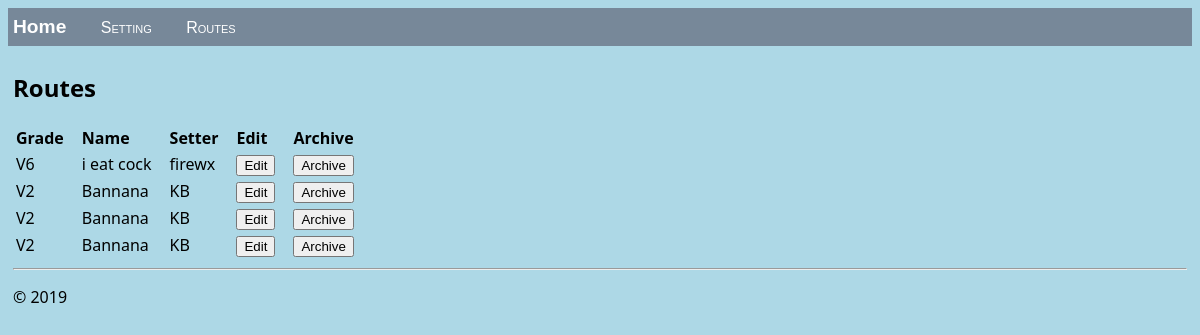
Page /view_routes/ on the earlier database version.
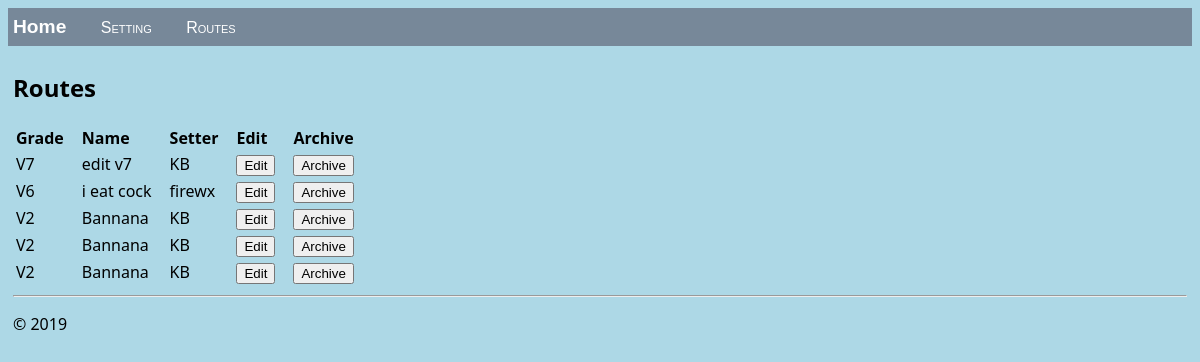
Same page on the later database version.
### routesetting/models.py (models this page shows, shortened)
class Route(models.Model):
    grade    = models.SmallIntegerField()
    location = models.PositiveSmallIntegerField()
    class Colors(models.TextChoices):
        RED =         "R", "Red"
        ORANGE =      "O", "Orange"
        YELLOW =      "Y", "Yellow"
        LIGHT_GREEN = "LG", "Light green"
        DARK_GREEN =  "DG", "Dark green"
        BLUE =        "Bu", "Blue"
        PURPLE =      "Pu", "Purple"
        BLACK =       "Bk", "Black"
        PINK =        "Pi", "Pink"
        WHITE =       "W", "White"
    color = models.CharField(
        max_length = 2,
        choices = Colors.choices,
        default = Colors.RED
    )
    name = models.CharField(max_length=100)
    class Setters(models.TextChoices):
        KB = "K", "KB"
        APE = "A", "APE"
        OK = "O", "OK"
        TOPS = "T", "TOPS"
        FIREWX = "F", "firewx"
    setter = models.CharField(
        max_length=2,
        choices = Setters.choices,
        default = Setters.KB,
    )
    date_set = models.DateField()
    date_logged = models.DateTimeField()
    archived = models.BooleanField()
    archived_date = models.DateTimeField(null=True)

### routesetting/views.py (the view)
class RouteListView(ListView):
    model = Route
    def get_context_data(self, **kwargs: Any) -> dict[str, Any]:
        return super().get_context_data(**kwargs)

### routesetting/templates/routesetting/view_routes.html (shortened to what this page needs)
{% extends "routesetting/layout.html" %}
{% block content %}
    <h2>Routes</h2>
    {% if route_list %}
        <table class="route_list">
            <thead>
            <tr>
                <th>Grade</th>
                <th>Name</th>
                <th>Setter</th>
                <th>Edit</th>
                <th>Archive</th>
            </tr>
            </thead>
            <tbody>
            {% for route in route_list %}
                <tr>
                    <td> V{{ route.grade }}</td>
                    <td>
                        {{ route.name }}
                    </td>
                    <td>
                        {{ route.get_setter_display }}
                    </td>
                    <td> <button id = "e{{route.id}}" onclick="edit_route(this.id)">Edit</button> </td>
                    <td> <button id = "a{{route.id}}" onclick="archive_route(this.id)">Archive</button> </td>
                </tr>
            {% endfor %}
            </tbody>
        </table>
    {% else %}
        <p>No messages have been logged. Use the <a href="{% url 'log' %}">Log Message form</a>.</p>
    {% endif %}
{% endblock %}

### routesetting/templates/routesetting/layout.html (shortened to what this page needs)
<!DOCTYPE html>
<html>
<head>
    {% load static %}
    <link rel="stylesheet" type="text/css" href="{% static 'routesetting/site.css' %}"/>
</head>
<body>
<div class="navbar">
    <a href="{% url 'home' %}" class="navbar-brand">Home</a>
    <a href="{% url 'new_route' %}" class="navbar-item">Setting</a>
    <a href="{% url 'view_routes' %}" class="navbar-item">Routes</a>
</div>
<div class="body-content">
    {% block content %}
    {% endblock %}
    <hr/>
    <footer>
        <p>&copy; 2019</p>
    </footer>
</div>
</body>
</html>

### routesetting/static/routesetting/site.css (style rules this page uses)
.navbar { background-color: lightslategray; font-size: 1em; font-family: 'Trebuchet MS', 'Lucida Sans Unicode', 'Lucida Grande', 'Lucida Sans', Arial, sans-serif; color: white; padding: 8px 5px 8px 5px; }
.navbar a { text-decoration: none; color: inherit; }
.navbar-brand { font-size: 1.2em; font-weight: 600; }
.navbar-item { font-variant: small-caps; margin-left: 30px; }
.body-content { padding: 5px; font-family:'Segoe UI', Tahoma, Geneva, Verdana, sans-serif; }
.message_list th,td { text-align: left; padding-right: 15px; }
.route_list th,td { text-align: left; padding-right: 15px; }
body { background-color: lightblue; }

Differences in the rows shown:
added Route: grade "7", name "edit v7", setter "KB"
